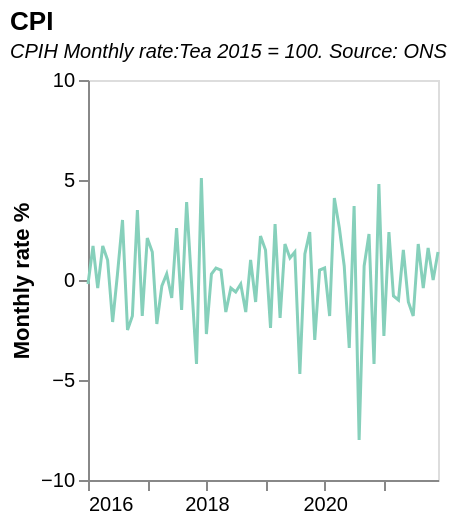

The Vega-Lite source for this figure:
### Vega-Lite specification from a JSON file in a GitHub repository (floating-point values rounded to 4 significant figures)
{"$schema": "https://vega.github.io/schema/vega-lite/v5.json", "title": {"text": "CPI", "subtitle": ["CPIH Monthly rate:Tea 2015 = 100. Source: ONS"], "subtitleFontStyle": "italic", "subtitleFontSize": 10, "anchor": "start", "color": "black"}, "width": 175, "height": 200, "data": {"values": [{"date": "2015 FEB", "label": "2015 FEB", "month": "February", "quarter": "", "sourceDataset": "MM23", "updateDate": "2017-03-14T00:00:00.000Z", "value": "1.2", "year": "2015"}, {"date": "2015 MAR", "label": "2015 MAR", "month": "March", "quarter": "", "sourceDataset": "MM23", "updateDate": "2017-03-14T00:00:00.000Z", "value": "-3.2", "year": "2015"}, {"date": "2015 APR", "label": "2015 APR", "month": "April", "quarter": "", "sourceDataset": "MM23", "updateDate": "2017-03-14T00:00:00.000Z", "value": "0.6", "year": "2015"}, {"date": "2015 MAY", "label": "2015 MAY", "month": "May", "quarter": "", "sourceDataset": "MM23", "updateDate": "2017-03-14T00:00:00.000Z", "value": "-1.6", "year": "2015"}, {"date": "2015 JUN", "label": "2015 JUN", "month": "June", "quarter": "", "sourceDataset": "MM23", "updateDate": "2017-03-14T00:00:00.000Z", "value": "-0.4", "year": "2015"}, {"date": "2015 JUL", "label": "2015 JUL", "month": "July", "quarter": "", "sourceDataset": "MM23", "updateDate": "2017-03-14T00:00:00.000Z", "value": "1.3", "year": "2015"}, {"date": "2015 AUG", "label": "2015 AUG", "month": "August", "quarter": "", "sourceDataset": "MM23", "updateDate": "2017-03-14T00:00:00.000Z", "value": "-1.3", "year": "2015"}, {"date": "2015 SEP", "label": "2015 SEP", "month": "September", "quarter": "", "sourceDataset": "MM23", "updateDate": "2017-03-14T00:00:00.000Z", "value": "1.6", "year": "2015"}, {"date": "2015 OCT", "label": "2015 OCT", "month": "October", "quarter": "", "sourceDataset": "MM23", "updateDate": "2017-03-14T00:00:00.000Z", "value": "0.2", "year": "2015"}, {"date": "2015 NOV", "label": "2015 NOV", "month": "November", "quarter": "", "sourceDataset": "MM23", "updateDate": "2017-03-14T00:00:00.000Z", "value": "-0.3", "year": "2015"}, {"date": "2015 DEC", "label": "2015 DEC", "month": "December", "quarter": "", "sourceDataset": "MM23", "updateDate": "2017-03-14T00:00:00.000Z", "value": "-0.9", "year": "2015"}, {"date": "2016 JAN", "label": "2016 JAN", "month": "January", "quarter": "", "sourceDataset": "MM23", "updateDate": "2017-03-14T00:00:00.000Z", "value": "-0.2", "year": "2016"}, {"date": "2016 FEB", "label": "2016 FEB", "month": "February", "quarter": "", "sourceDataset": "MM23", "updateDate": "2017-03-14T00:00:00.000Z", "value": "1.7", "year": "2016"}, {"date": "2016 MAR", "label": "2016 MAR", "month": "March", "quarter": "", "sourceDataset": "MM23", "updateDate": "2017-03-14T00:00:00.000Z", "value": "-0.4", "year": "2016"}, {"date": "2016 APR", "label": "2016 APR", "month": "April", "quarter": "", "sourceDataset": "MM23", "updateDate": "2017-03-14T00:00:00.000Z", "value": "1.7", "year": "2016"}, {"date": "2016 MAY", "label": "2016 MAY", "month": "May", "quarter": "", "sourceDataset": "MM23", "updateDate": "2017-03-14T00:00:00.000Z", "value": "1.0", "year": "2016"}, {"date": "2016 JUN", "label": "2016 JUN", "month": "June", "quarter": "", "sourceDataset": "MM23", "updateDate": "2017-03-14T00:00:00.000Z", "value": "-2.1", "year": "2016"}, {"date": "2016 JUL", "label": "2016 JUL", "month": "July", "quarter": "", "sourceDataset": "MM23", "updateDate": "2017-03-14T00:00:00.000Z", "value": "0.3", "year": "2016"}, {"date": "2016 AUG", "label": "2016 AUG", "month": "August", "quarter": "", "sourceDataset": "MM23", "updateDate": "2017-03-14T00:00:00.000Z", "value": "3.0", "year": "2016"}, {"date": "2016 SEP", "label": "2016 SEP", "month": "September", "quarter": "", "sourceDataset": "MM23", "updateDate": "2017-03-14T00:00:00.000Z", "value": "-2.5", "year": "2016"}, {"date": "2016 OCT", "label": "2016 OCT", "month": "October", "quarter": "", "sourceDataset": "MM23", "updateDate": "2017-03-14T00:00:00.000Z", "value": "-1.8", "year": "2016"}, {"date": "2016 NOV", "label": "2016 NOV", "month": "November", "quarter": "", "sourceDataset": "MM23", "updateDate": "2017-03-14T00:00:00.000Z", "value": "3.5", "year": "2016"}, {"date": "2016 DEC", "label": "2016 DEC", "month": "December", "quarter": "", "sourceDataset": "MM23", "updateDate": "2017-03-14T00:00:00.000Z", "value": "-1.8", "year": "2016"}, {"date": "2017 JAN", "label": "2017 JAN", "month": "January", "quarter": "", "sourceDataset": "MM23", "updateDate": "2017-03-14T00:00:00.000Z", "value": "2.1", "year": "2017"}, {"date": "2017 FEB", "label": "2017 FEB", "month": "February", "quarter": "", "sourceDataset": "MM23", "updateDate": "2017-03-21T00:00:00.000Z", "value": "1.4", "year": "2017"}, {"date": "2017 MAR", "label": "2017 MAR", "month": "March", "quarter": "", "sourceDataset": "MM23", "updateDate": "2017-04-10T23:00:00.000Z", "value": "-2.2", "year": "2017"}, {"date": "2017 APR", "label": "2017 APR", "month": "April", "quarter": "", "sourceDataset": "MM23", "updateDate": "2017-05-15T23:00:00.000Z", "value": "-0.3", "year": "2017"}, {"date": "2017 MAY", "label": "2017 MAY", "month": "May", "quarter": "", "sourceDataset": "MM23", "updateDate": "2017-06-12T23:00:00.000Z", "value": "0.3", "year": "2017"}, {"date": "2017 JUN", "label": "2017 JUN", "month": "June", "quarter": "", "sourceDataset": "MM23", "updateDate": "2017-07-17T23:00:00.000Z", "value": "-0.9", "year": "2017"}, {"date": "2017 JUL", "label": "2017 JUL", "month": "July", "quarter": "", "sourceDataset": "MM23", "updateDate": "2017-08-14T23:00:00.000Z", "value": "2.6", "year": "2017"}, {"date": "2017 AUG", "label": "2017 AUG", "month": "August", "quarter": "", "sourceDataset": "MM23", "updateDate": "2017-09-11T23:00:00.000Z", "value": "-1.5", "year": "2017"}, {"date": "2017 SEP", "label": "2017 SEP", "month": "September", "quarter": "", "sourceDataset": "MM23", "updateDate": "2017-10-16T23:00:00.000Z", "value": "3.9", "year": "2017"}, {"date": "2017 OCT", "label": "2017 OCT", "month": "October", "quarter": "", "sourceDataset": "MM23", "updateDate": "2017-11-14T00:00:00.000Z", "value": "-0.1", "year": "2017"}, {"date": "2017 NOV", "label": "2017 NOV", "month": "November", "quarter": "", "sourceDataset": "MM23", "updateDate": "2017-12-12T00:00:00.000Z", "value": "-4.2", "year": "2017"}, {"date": "2017 DEC", "label": "2017 DEC", "month": "December", "quarter": "", "sourceDataset": "MM23", "updateDate": "2018-01-16T00:00:00.000Z", "value": "5.1", "year": "2017"}, {"date": "2018 JAN", "label": "2018 JAN", "month": "January", "quarter": "", "sourceDataset": "MM23", "updateDate": "2018-02-13T00:00:00.000Z", "value": "-2.7", "year": "2018"}, {"date": "2018 FEB", "label": "2018 FEB", "month": "February", "quarter": "", "sourceDataset": "MM23", "updateDate": "2018-03-20T00:00:00.000Z", "value": "0.3", "year": "2018"}, {"date": "2018 MAR", "label": "2018 MAR", "month": "March", "quarter": "", "sourceDataset": "MM23", "updateDate": "2018-04-17T23:00:00.000Z", "value": "0.6", "year": "2018"}, {"date": "2018 APR", "label": "2018 APR", "month": "April", "quarter": "", "sourceDataset": "MM23", "updateDate": "2018-05-22T23:00:00.000Z", "value": "0.5", "year": "2018"}, {"date": "2018 MAY", "label": "2018 MAY", "month": "May", "quarter": "", "sourceDataset": "MM23", "updateDate": "2018-06-12T23:00:00.000Z", "value": "-1.6", "year": "2018"}, {"date": "2018 JUN", "label": "2018 JUN", "month": "June", "quarter": "", "sourceDataset": "MM23", "updateDate": "2018-07-17T23:00:00.000Z", "value": "-0.4", "year": "2018"}, {"date": "2018 JUL", "label": "2018 JUL", "month": "July", "quarter": "", "sourceDataset": "MM23", "updateDate": "2018-08-14T23:00:00.000Z", "value": "-0.6", "year": "2018"}, {"date": "2018 AUG", "label": "2018 AUG", "month": "August", "quarter": "", "sourceDataset": "MM23", "updateDate": "2018-09-18T23:00:00.000Z", "value": "-0.2", "year": "2018"}, {"date": "2018 SEP", "label": "2018 SEP", "month": "September", "quarter": "", "sourceDataset": "MM23", "updateDate": "2018-10-16T23:00:00.000Z", "value": "-1.6", "year": "2018"}, {"date": "2018 OCT", "label": "2018 OCT", "month": "October", "quarter": "", "sourceDataset": "MM23", "updateDate": "2018-11-14T00:00:00.000Z", "value": "1.0", "year": "2018"}, {"date": "2018 NOV", "label": "2018 NOV", "month": "November", "quarter": "", "sourceDataset": "MM23", "updateDate": "2018-12-19T00:00:00.000Z", "value": "-1.1", "year": "2018"}, {"date": "2018 DEC", "label": "2018 DEC", "month": "December", "quarter": "", "sourceDataset": "MM23", "updateDate": "2019-01-16T00:00:00.000Z", "value": "2.2", "year": "2018"}, {"date": "2019 JAN", "label": "2019 JAN", "month": "January", "quarter": "", "sourceDataset": "MM23", "updateDate": "2019-02-13T00:00:00.000Z", "value": "1.5", "year": "2019"}, {"date": "2019 FEB", "label": "2019 FEB", "month": "February", "quarter": "", "sourceDataset": "MM23", "updateDate": "2019-03-20T00:00:00.000Z", "value": "-2.4", "year": "2019"}, {"date": "2019 MAR", "label": "2019 MAR", "month": "March", "quarter": "", "sourceDataset": "MM23", "updateDate": "2019-04-16T23:00:00.000Z", "value": "2.8", "year": "2019"}, {"date": "2019 APR", "label": "2019 APR", "month": "April", "quarter": "", "sourceDataset": "MM23", "updateDate": "2019-05-21T23:00:00.000Z", "value": "-1.9", "year": "2019"}, {"date": "2019 MAY", "label": "2019 MAY", "month": "May", "quarter": "", "sourceDataset": "MM23", "updateDate": "2019-06-18T23:00:00.000Z", "value": "1.8", "year": "2019"}, {"date": "2019 JUN", "label": "2019 JUN", "month": "June", "quarter": "", "sourceDataset": "MM23", "updateDate": "2019-07-16T23:00:00.000Z", "value": "1.1", "year": "2019"}, {"date": "2019 JUL", "label": "2019 JUL", "month": "July", "quarter": "", "sourceDataset": "MM23", "updateDate": "2019-08-13T23:00:00.000Z", "value": "1.4", "year": "2019"}, {"date": "2019 AUG", "label": "2019 AUG", "month": "August", "quarter": "", "sourceDataset": "MM23", "updateDate": "2019-09-17T23:00:00.000Z", "value": "-4.7", "year": "2019"}, {"date": "2019 SEP", "label": "2019 SEP", "month": "September", "quarter": "", "sourceDataset": "MM23", "updateDate": "2019-10-15T23:00:00.000Z", "value": "1.3", "year": "2019"}, {"date": "2019 OCT", "label": "2019 OCT", "month": "October", "quarter": "", "sourceDataset": "MM23", "updateDate": "2019-11-13T00:00:00.000Z", "value": "2.4", "year": "2019"}, {"date": "2019 NOV", "label": "2019 NOV", "month": "November", "quarter": "", "sourceDataset": "MM23", "updateDate": "2019-12-18T00:00:00.000Z", "value": "-3.0", "year": "2019"}, {"date": "2019 DEC", "label": "2019 DEC", "month": "December", "quarter": "", "sourceDataset": "MM23", "updateDate": "2020-01-15T00:00:00.000Z", "value": "0.5", "year": "2019"}, {"date": "2020 JAN", "label": "2020 JAN", "month": "January", "quarter": "", "sourceDataset": "MM23", "updateDate": "2020-02-19T00:00:00.000Z", "value": "0.6", "year": "2020"}, {"date": "2020 FEB", "label": "2020 FEB", "month": "February", "quarter": "", "sourceDataset": "MM23", "updateDate": "2020-03-25T00:00:00.000Z", "value": "-1.8", "year": "2020"}, {"date": "2020 MAR", "label": "2020 MAR", "month": "March", "quarter": "", "sourceDataset": "MM23", "updateDate": "2020-04-21T23:00:00.000Z", "value": "4.1", "year": "2020"}, {"date": "2020 APR", "label": "2020 APR", "month": "April", "quarter": "", "sourceDataset": "MM23", "updateDate": "2020-05-19T23:00:00.000Z", "value": "2.6", "year": "2020"}, {"date": "2020 MAY", "label": "2020 MAY", "month": "May", "quarter": "", "sourceDataset": "MM23", "updateDate": "2020-06-16T23:00:00.000Z", "value": "0.7", "year": "2020"}, {"date": "2020 JUN", "label": "2020 JUN", "month": "June", "quarter": "", "sourceDataset": "MM23", "updateDate": "2020-07-14T23:00:00.000Z", "value": "-3.4", "year": "2020"}, {"date": "2020 JUL", "label": "2020 JUL", "month": "July", "quarter": "", "sourceDataset": "MM23", "updateDate": "2020-08-18T23:00:00.000Z", "value": "3.7", "year": "2020"}, {"date": "2020 AUG", "label": "2020 AUG", "month": "August", "quarter": "", "sourceDataset": "MM23", "updateDate": "2020-09-15T23:00:00.000Z", "value": "-8.0", "year": "2020"}, {"date": "2020 SEP", "label": "2020 SEP", "month": "September", "quarter": "", "sourceDataset": "MM23", "updateDate": "2020-10-20T23:00:00.000Z", "value": "0.7", "year": "2020"}, {"date": "2020 OCT", "label": "2020 OCT", "month": "October", "quarter": "", "sourceDataset": "MM23", "updateDate": "2020-11-18T00:00:00.000Z", "value": "2.3", "year": "2020"}, {"date": "2020 NOV", "label": "2020 NOV", "month": "November", "quarter": "", "sourceDataset": "MM23", "updateDate": "2020-12-16T00:00:00.000Z", "value": "-4.2", "year": "2020"}, {"date": "2020 DEC", "label": "2020 DEC", "month": "December", "quarter": "", "sourceDataset": "MM23", "updateDate": "2021-01-20T00:00:00.000Z", "value": "4.8", "year": "2020"}, {"date": "2021 JAN", "label": "2021 JAN", "month": "January", "quarter": "", "sourceDataset": "MM23", "updateDate": "2021-02-17T00:00:00.000Z", "value": "-2.8", "year": "2021"}, {"date": "2021 FEB", "label": "2021 FEB", "month": "February", "quarter": "", "sourceDataset": "MM23", "updateDate": "2021-03-24T00:00:00.000Z", "value": "2.4", "year": "2021"}, {"date": "2021 MAR", "label": "2021 MAR", "month": "March", "quarter": "", "sourceDataset": "MM23", "updateDate": "2021-04-20T23:00:00.000Z", "value": "-0.8", "year": "2021"}, {"date": "2021 APR", "label": "2021 APR", "month": "April", "quarter": "", "sourceDataset": "MM23", "updateDate": "2021-05-18T23:00:00.000Z", "value": "-1.0", "year": "2021"}, {"date": "2021 MAY", "label": "2021 MAY", "month": "May", "quarter": "", "sourceDataset": "MM23", "updateDate": "2021-06-15T23:00:00.000Z", "value": "1.5", "year": "2021"}, {"date": "2021 JUN", "label": "2021 JUN", "month": "June", "quarter": "", "sourceDataset": "MM23", "updateDate": "2021-07-13T23:00:00.000Z", "value": "-1.1", "year": "2021"}, {"date": "2021 JUL", "label": "2021 JUL", "month": "July", "quarter": "", "sourceDataset": "MM23", "updateDate": "2021-08-17T23:00:00.000Z", "value": "-1.8", "year": "2021"}, {"date": "2021 AUG", "label": "2021 AUG", "month": "August", "quarter": "", "sourceDataset": "MM23", "updateDate": "2021-08-17T23:00:00.000Z", "value": "1.8", "year": "2021"}, {"date": "2021 SEP", "label": "2021 SEP", "month": "September", "quarter": "", "sourceDataset": "MM23", "updateDate": "2021-10-19T23:00:00.000Z", "value": "-0.4", "year": "2021"}, {"date": "2021 OCT", "label": "2021 OCT", "month": "October", "quarter": "", "sourceDataset": "MM23", "updateDate": "2021-11-17T00:00:00.000Z", "value": "1.6", "year": "2021"}, {"date": "2021 NOV", "label": "2021 NOV", "month": "November", "quarter": "", "sourceDataset": "MM23", "updateDate": "2021-12-15T00:00:00.000Z", "value": "0.0", "year": "2021"}, {"date": "2021 DEC", "label": "2021 DEC", "month": "December", "quarter": "", "sourceDataset": "MM23", "updateDate": "2022-01-19T00:00:00.000Z", "value": "1.4", "year": "2021"}, {"date": "2022 JAN", "label": "2022 JAN", "month": "January", "quarter": "", "sourceDataset": "MM23", "updateDate": "2022-02-16T00:00:00.000Z", "value": "-0.8", "year": "2022"}, {"date": "2022 FEB", "label": "2022 FEB", "month": "February", "quarter": "", "sourceDataset": "MM23", "updateDate": "2022-03-23T00:00:00.000Z", "value": "2.3", "year": "2022"}, {"date": "2022 MAR", "label": "2022 MAR", "month": "March", "quarter": "", "sourceDataset": "MM23", "updateDate": "2022-04-12T23:00:00.000Z", "value": "-0.7", "year": "2022"}, {"date": "2022 APR", "label": "2022 APR", "month": "April", "quarter": "", "sourceDataset": "MM23", "updateDate": "2022-05-17T23:00:00.000Z", "value": "0.2", "year": "2022"}, {"date": "2022 MAY", "label": "2022 MAY", "month": "May", "quarter": "", "sourceDataset": "MM23", "updateDate": "2022-06-21T23:00:00.000Z", "value": "1.3", "year": "2022"}, {"date": "2022 JUN", "label": "2022 JUN", "month": "June", "quarter": "", "sourceDataset": "MM23", "updateDate": "2022-07-19T23:00:00.000Z", "value": "1.8", "year": "2022"}, {"date": "2022 JUL", "label": "2022 JUL", "month": "July", "quarter": "", "sourceDataset": "MM23", "updateDate": "2022-08-16T23:00:00.000Z", "value": "1.4", "year": "2022"}, {"date": "2022 AUG", "label": "2022 AUG", "month": "August", "quarter": "", "sourceDataset": "MM23", "updateDate": "2022-09-13T23:00:00.000Z", "value": "2.0", "year": "2022"}, {"date": "2022 SEP", "label": "2022 SEP", "month": "September", "quarter": "", "sourceDataset": "MM23", "updateDate": "2022-10-18T23:00:00.000Z", "value": "1.1", "year": "2022"}], "format": {"parse": {"date": "date"}}}, "mark": {"type": "line", "color": "#86d0bb", "strokeWidth": 1.5, "opacity": 1}, "transform": [{"filter": "datum.year>minYear"}, {"filter": "datum.year<maxYear"}], "params": [{"name": "minYear", "value": 2015, "bind": {"input": "range", "min": 2015, "max": 2022, "step": 1, "name": "Start year:"}}, {"name": "maxYear", "value": 2022, "bind": {"input": "range", "min": 2015, "max": 2022, "step": 1, "name": "End year:"}}], "encoding": {"x": {"field": "date", "type": "temporal", "title": null, "axis": {"grid": false}}, "y": {"field": "value", "type": "quantitative", "title": "Monthly rate %", "axis": {"grid": false}, "scale": {"domain": [-10, 10]}}}}
